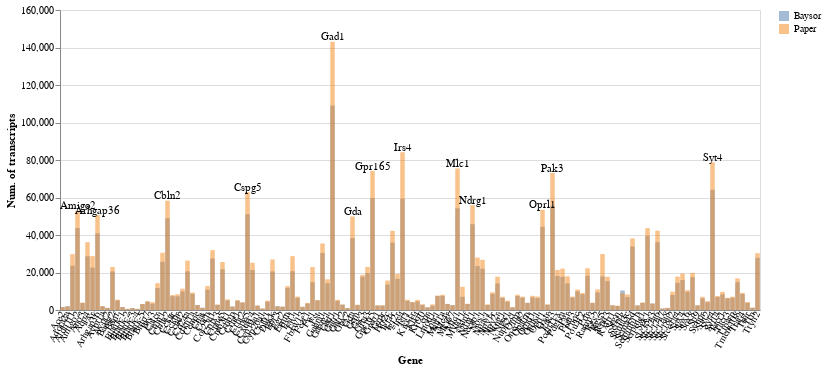

Write notebook code for a chart like this one.
### Code cell
BA.plot_expression_vec_comparison(data[:df], data[:qc_per_cell_dfs], data[:gene_names], 
    min_expr_frac=0.02, text_offset=0.001,
    xticks=true, ylabel="Num. of transcripts", labels=["Baysor", "Paper"])

### Figure 1 — Vega-Lite specification as saved in the notebook (floating-point values rounded to 4 significant figures; data arrays with more than 128 entries replaced by an {"elided": "..."} marker saying what was removed)
{"config": {"axisX": {"labelAngle": -60, "labels": true, "ticks": false}}, "data": {"values": {"elided": "140 records"}}, "encoding": {"tooltip": {"field": "gene", "type": "nominal"}, "x": {"field": "gene", "title": "Gene", "type": "nominal"}}, "height": 300, "layer": [{"encoding": {"color": {"datum": "Baysor"}, "y": {"field": "Baysor", "title": "Num. of transcripts", "type": "quantitative"}}, "mark": {"opacity": 0.5, "type": "bar"}}, {"encoding": {"color": {"datum": "Paper"}, "y": {"field": "Paper", "title": "Num. of transcripts", "type": "quantitative"}}, "mark": {"opacity": 0.5, "type": "bar"}}, {"encoding": {"text": {"field": "gene", "type": "nominal"}, "y": {"field": "_yt", "type": "quantitative"}}, "mark": "text", "transform": [{"filter": "datum._yf > 46226.1"}]}], "width": 700}
